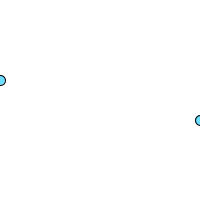
Frame 1 (no input)
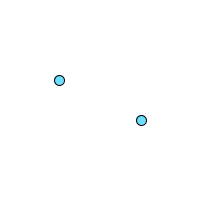
Frame 60 (the mouse pressed at the canvas centre just before this capture)
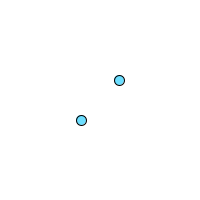
Frame 120 (the mouse held since frame 60 and released just before this capture)

The Processing sketch that drew these frames (run headless with seeded random() and noise(); from frame 60 on, the mouse is pressed at the canvas centre):

// Processing sketch: processing_88976
// ── processing_88976.pde

int x = 0, speedX = 1;

void setup()
{
  size(200,200);
}

void draw()
{
  background(255);
  fillShape();
  drawEllipse();
}

      void drawEllipse()
  {
  ellipse(x,height/2 -20,10,10);
  ellipse((width-x),height/2+20,10,10);
  x = x + speedX;
  if (x > width || x <0)
  speedX = speedX * -1;
  }
  
  void fillShape()
  {
    fill(108,222,255);
}
